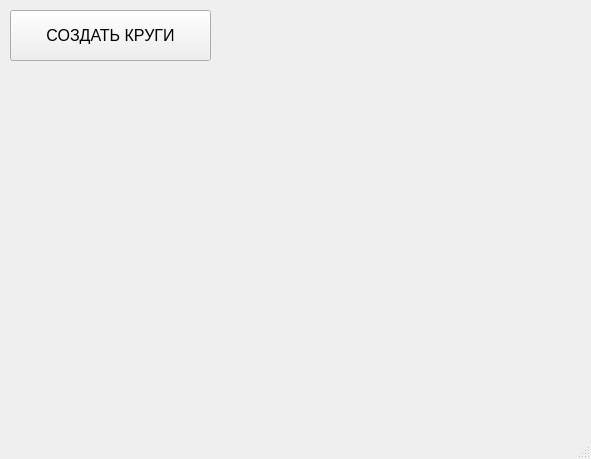
<?xml version="1.0" encoding="UTF-8"?>
<ui version="4.0">
 <class>MainWindow</class>
 <widget class="QMainWindow" name="MainWindow">
  <property name="geometry">
   <rect>
    <x>0</x>
    <y>0</y>
    <width>591</width>
    <height>459</height>
   </rect>
  </property>
  <property name="font">
   <font>
    <pointsize>18</pointsize>
   </font>
  </property>
  <property name="windowTitle">
   <string>MainWindow</string>
  </property>
  <widget class="QWidget" name="centralwidget">
   <widget class="QPushButton" name="pushButton">
    <property name="geometry">
     <rect>
      <x>10</x>
      <y>10</y>
      <width>201</width>
      <height>51</height>
     </rect>
    </property>
    <property name="font">
     <font>
      <pointsize>12</pointsize>
     </font>
    </property>
    <property name="text">
     <string>СОЗДАТЬ КРУГИ</string>
    </property>
   </widget>
  </widget>
  <widget class="QMenuBar" name="menubar">
   <property name="geometry">
    <rect>
     <x>0</x>
     <y>0</y>
     <width>591</width>
     <height>21</height>
    </rect>
   </property>
  </widget>
  <widget class="QStatusBar" name="statusbar"/>
 </widget>
 <resources/>
 <connections/>
</ui>
